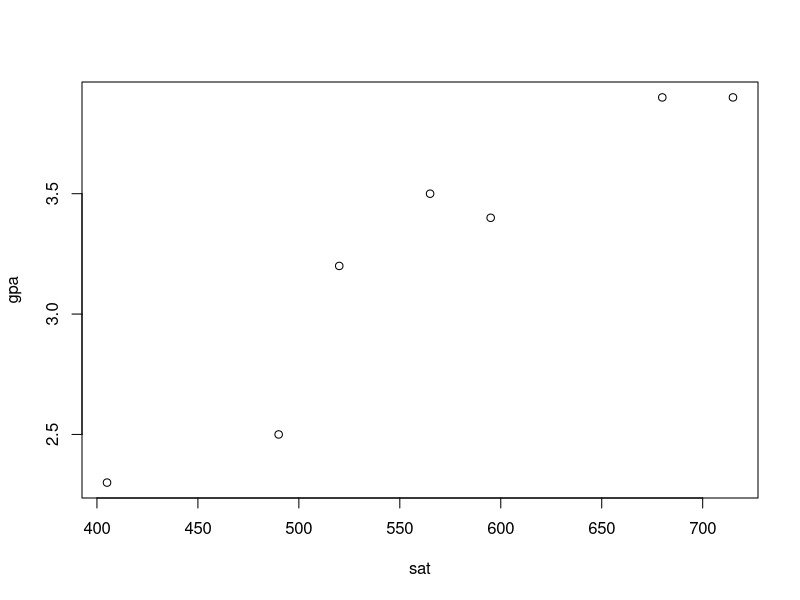

R code for this plot: (Note: this script raises an error after producing the figure.)
## Notes on Linear regression

# http://www.r-tutor.com/elementary-statistics/numerical-measures/correlation-coefficient


## Why using a data frame is important
#What is the Pearson product-moment correlation coefficient for the two variables? p.109
student<-c(1:7)
sat<-c(595,520,715,405,680,490,565)
gpa<-c(3.4,3.2,3.9,2.3,3.9,2.5,3.5)
cor(sat,gpa)
plot(sat,gpa)

z<-cbind(student,sat,gpa)
cor(z$sat,z$gpa)  #returns: Error in z$sat : $ operator is invalid for atomic vectors because it's a matrix
class(z)
z=as.data.frame(z)  #transforms matrix to a dataframe
class(z)
cor(z$sat,z$gpa)

## Four things that that mess-up linear relationships:
# Lack of linearity. could be curvilinear. Performance anxiety improves performance (good stress)
# outliers
# homogeniety of the group (sampling from a similar group)
# sample size
